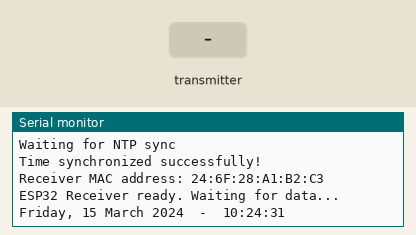
Recording of a sketch running on a simulated ESP32. Parts: the last lines printed to the serial monitor. The inputs (shaded band) are chosen by the test bench. WiFi joins after 1.5 s; servers stay silent unless stated; the local clock reads 2024-03-15 10:24:30 at power-on unless the sketch sets it.

Above: at 2.8 s.
2.9 s: the transmitter starts sending number = 0
At 3.22 s:
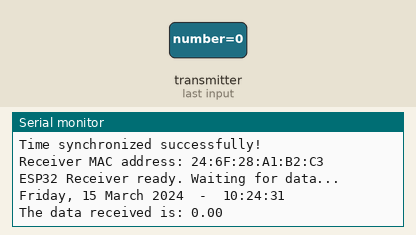
4.9 s: the transmitter starts sending number = 25
At 5.22 s:
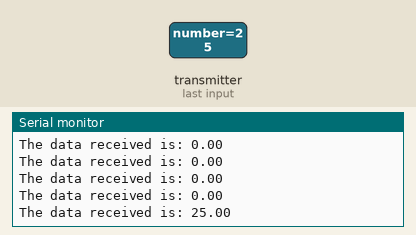

The sketch:

ESP32_receiver_and_NTC.ino
```cpp
/*
  ESP32_receiver.ino
  ------------------
  Receives a number sent by another ESP32 via ESP-NOW protocol
  and prints it to the Serial Monitor.

  Wiring: nothing extra — just power via microUSB.

  Before flashing:
    - Open Serial Monitor at 115200 baud to see incoming numbers.
    - Flash THIS board first, note its MAC address, then put it in the sender.
*/

#include <esp_now.h>   // ESP-NOW library
#include <WiFi.h>      // Required to initialize Wi-Fi (ESP-NOW runs on top of it)
#include <time.h>
#include <esp_sntp.h>
#include <esp_wifi.h>  // needed for esp_wifi_set_channel() // update to run together WiFi_NTC and ESP-NOW


// ============================================================
//  NETWORK CREDENTIALS
//  Fill these in directly in the Arduino IDE before uploading.
// ============================================================
const char* WIFI_SSID     = "YOUR_WIFI_NAME";      // <-- change this
const char* WIFI_PASSWORD = "YOUR_WIFI_PASSWORD";  // <-- change this


// ============================================================
// NTC Data
// ============================================================
const long  GMT_OFFSET_SEC      = 3600;   // <-- adjust to your timezone
const int   DAYLIGHT_OFFSET_SEC = 3600;   // <-- 3600 if DST applies, else 0
// ============================================================
//  NTP SERVER
// ============================================================
const char* NTP_SERVER = "pool.ntp.org";
// ============================================================
// ============================================================

// ============================================================
// ── Data Received structure ────────────────────────────────────────────────────────────

// Must match the exact same struct used in the sender
typedef struct {
  float number;
} DataPackage;

DataPackage receivedData;


// ── Setup ─────────────────────────────────────────────────────────────────────

void setup() {
  Serial.begin(115200);

  // Step 1 — set STA mode first, before anything else // update to run together WiFi_NTC and ESP-NOW
  WiFi.mode(WIFI_STA); // update to run together WiFi_NTC and ESP-NOW

  // Step 2 — join the WiFi router // update to run together WiFi_NTC and ESP-NOW
  connectToWiFi(); // update to run together WiFi_NTC and ESP-NOW

  // Step 3 — sync the internal RTC via NTP (time is stored on-chip after this) // update to run together WiFi_NTC and ESP-NOW
  syncTimeWithNTP(); // update to run together WiFi_NTC and ESP-NOW

  // Step 4 — drop the router connection; radio stays on, time is kept in RTC // update to run together WiFi_NTC and ESP-NOW
  WiFi.disconnect(); // update to run together WiFi_NTC and ESP-NOW
  delay(100);

  // Step 5 — force radio back to channel 1 so ESP-NOW sender (default ch1) can reach us // update to run together WiFi_NTC and ESP-NOW
  esp_wifi_set_channel(1, WIFI_SECOND_CHAN_NONE); // update to run together WiFi_NTC and ESP-NOW

  // Print this board's MAC address (useful for configuring the sender)
  Serial.print("Receiver MAC address: ");
  Serial.println(WiFi.macAddress());

  // Initialize ESP-NOW
  if (esp_now_init() != ESP_OK) {
    Serial.println("Error initializing ESP-NOW");
    return;
  }

  // Register the receive callback
  esp_now_register_recv_cb(onDataReceived);

  Serial.println("ESP32 Receiver ready. Waiting for data...");

}

// ── Loop ──────────────────────────────────────────────────────────────────────

void loop() {
  // Nothing needed here — onDataReceived fires automatically when data arrives

  printCurrentTime();  // update to run together WiFi_NTC and ESP-NOW
  delay(5000);
}


// ============================================================
// FUNCTIONS
// ============================================================

// ── Callback: called automatically every time data arrives ───────────────────

// Note: ESP32 core v3.x changed the first parameter from (const uint8_t *mac)
//       to (const esp_now_recv_info_t *info) — use the new signature to avoid compiler error
void onDataReceived(const esp_now_recv_info_t *info, const uint8_t *incomingData, int len) {
  // Copy the raw bytes into our struct
  memcpy(&receivedData, incomingData, sizeof(receivedData));

  // Print the number to Serial Monitor
  Serial.print("The data received is: ");
  Serial.println(receivedData.number);
}


// ============================================================
//  connectToWiFi()
//  Attempts to join the WiFi network. Prints dots to Serial
//  while waiting, then confirms with the assigned IP address.
// ============================================================
void connectToWiFi() {
  Serial.print("Connecting to WiFi: ");
  Serial.println(WIFI_SSID);

  WiFi.begin(WIFI_SSID, WIFI_PASSWORD);

  // Keep waiting until the connection is established
  while (WiFi.status() != WL_CONNECTED) {
    delay(500);
    Serial.print(".");
  }

  // Connection successful
  Serial.println();
  Serial.println("WiFi connected!");
  Serial.print("IP address: ");
  Serial.println(WiFi.localIP());  // prints the IP assigned by your router
}

// ============================================================
//  syncTimeWithNTP()
//  Asks the ESP32 SNTP client to contact the NTP server and
//  set the internal clock. configTime() handles everything:
//    - timezone offset
//    - daylight saving offset
//    - which NTP server to contact
//  We then wait until the time is actually confirmed as valid.
// ============================================================
void syncTimeWithNTP() {
  Serial.println("Contacting NTP server to get current time...");

  // This single call starts the NTP sync process
  configTime(GMT_OFFSET_SEC, DAYLIGHT_OFFSET_SEC, NTP_SERVER);

  // Wait until the internal clock is set to a valid time.
  // time(NULL) returns the current Unix timestamp (seconds since
  // Jan 1 1970). Until NTP replies, it returns a very small number.
  // We keep waiting until it looks like a real recent date (> year 2020).
  struct tm timeinfo;
  Serial.print("Waiting for NTP sync");
  while (!getLocalTime(&timeinfo)) {
    Serial.print(".");
    delay(500);
  }

  Serial.println();
  Serial.println("Time synchronized successfully!");
}


// ============================================================
//  printCurrentTime()
//  Reads the current local time from the ESP32 internal clock
//  and prints it to the Serial Monitor in a readable format.
// ============================================================
void printCurrentTime() {
  struct tm timeinfo;   // struct that holds hour, minute, second, date, etc.

  // getLocalTime() fills the struct with the current local time.
  // Returns false if the clock is not yet set.
  if (!getLocalTime(&timeinfo)) {
    Serial.println("Error: could not read time. Is NTP synced?");
    return;
  }

  // strftime() formats the time struct into a human-readable string.
  // %A = full weekday name   (e.g. Monday)
  // %d = day of month        (e.g. 06)
  // %B = full month name     (e.g. April)
  // %Y = 4-digit year        (e.g. 2026)
  // %H = hour (24h format)   (e.g. 14)
  // %M = minutes             (e.g. 35)
  // %S = seconds             (e.g. 02)
  char buffer[64];
  strftime(buffer, sizeof(buffer), "%A, %d %B %Y  -  %H:%M:%S", &timeinfo);

  Serial.println(buffer);
}
```

Measured:
- after the input at 2.9 s, the serial monitor: prints a new line at once (image 1)
- after the input at 4.9 s, the serial monitor: prints a new line at once (image 2)
